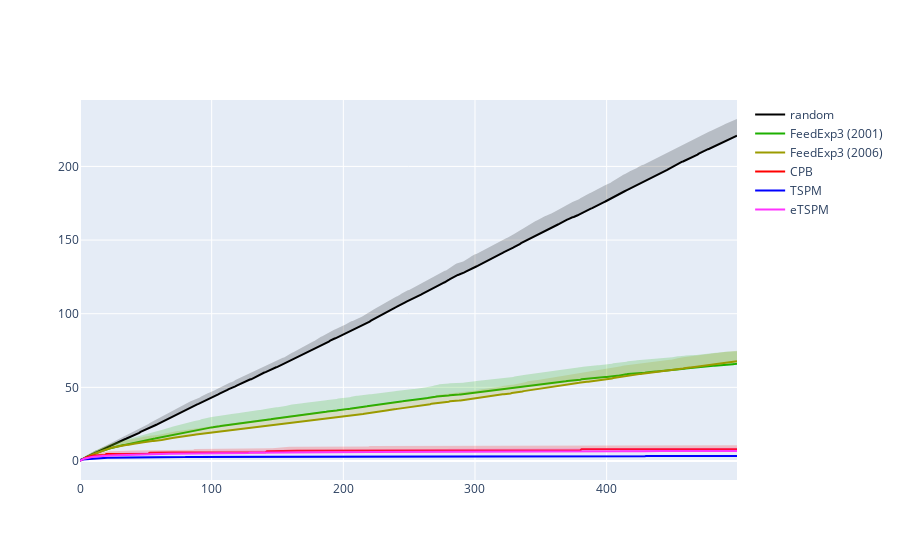
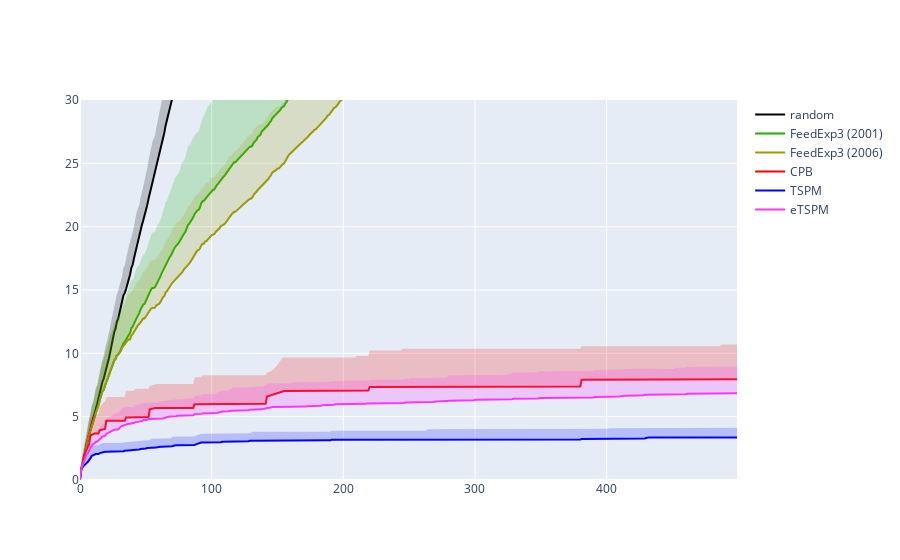

Notebook cell for these charts, in order:
### Code cell
import eTSPM

n_cores = 16
n_folds = 25
horizon = 500

outcome_distribution =  {'spam':0.05,'ham':0.95}

game = games.apple_tasting(False, outcome_distribution)

algos = [ random_algo.Random(  game, horizon, ), 
           feedexp3.FeedExp3(  game, horizon, ),
           feedexp3_v3.FeedExp3(  game, horizon, ),
           cpb.CPB(  game, horizon,),  TSPM.TSPM_alg(  game, horizon,), eTSPM.eTSPM_alg(  game, horizon,)    ] #TSPM.TSPM_alg(  game, horizon,), bpm.BPM(  game, horizon,  [0.5, 0.5 ], np.identity(2) ) ,

colors = [ [0,0,0], [29,176,0], [155,155,0], [255,0,0], [0,0,255] , [255,51,255]  ] #
labels = ['random', 'FeedExp3 (2001)', 'FeedExp3 (2006)', 'CPB',  'TSPM' ,'eTSPM'  ]  # 
fig = go.Figure( )

for alg, color, label in zip( algos, colors, labels):

    r,g,b = color
    result = evaluate_parallel(n_cores, n_folds, horizon, alg, game)
    regret = np.array([ game.delta(i) for i in range(game.n_actions) ]).T @ np.mean(result,0) 
    xcoords = np.arange(0,horizon,1).tolist()
    std = np.array([ game.delta(i) for i in range(game.n_actions) ]).T @ np.std(result,0) 
    upper_regret = regret + std

    fig.add_trace(go.Scatter(x=xcoords, y=regret, line=dict(color='rgb({},{},{})'.format(r,g,b)), mode='lines',  name=label )) # 

    fig.add_trace(   go.Scatter( x=xcoords+xcoords[::-1], y=upper_regret.tolist()+regret.tolist()[::-1],  fill='toself', fillcolor='rgba({},{},{},0.2)'.format(r,g,b), 
                         line=dict(color='rgba(255,255,255,0)'),   hoverinfo="skip",  showlegend=False )

    )
    
fig.show(legend=True)
fig.update_yaxes(range=[0, 30] )
fig.show()

### Figure 1 — Plotly figure (JSON) as saved in the notebook; plotly's stock layout.template omitted (floating-point values rounded to 4 significant figures; data arrays with more than 128 entries replaced by an {"elided": "..."} marker saying what was removed)
{"data": [{"line": {"color": "rgb(0,0,0)"}, "mode": "lines", "name": "random", "x": {"elided": "500 int values"}, "y": {"elided": "500 float values"}, "type": "scatter"}, {"fill": "toself", "fillcolor": "rgba(0,0,0,0.2)", "hoverinfo": "skip", "line": {"color": "rgba(255,255,255,0)"}, "showlegend": false, "x": {"elided": "1000 int values"}, "y": {"elided": "1000 float values"}, "type": "scatter"}, {"line": {"color": "rgb(29,176,0)"}, "mode": "lines", "name": "FeedExp3 (2001)", "x": {"elided": "500 int values"}, "y": {"elided": "500 float values"}, "type": "scatter"}, {"fill": "toself", "fillcolor": "rgba(29,176,0,0.2)", "hoverinfo": "skip", "line": {"color": "rgba(255,255,255,0)"}, "showlegend": false, "x": {"elided": "1000 int values"}, "y": {"elided": "1000 float values"}, "type": "scatter"}, {"line": {"color": "rgb(155,155,0)"}, "mode": "lines", "name": "FeedExp3 (2006)", "x": {"elided": "500 int values"}, "y": {"elided": "500 float values"}, "type": "scatter"}, {"fill": "toself", "fillcolor": "rgba(155,155,0,0.2)", "hoverinfo": "skip", "line": {"color": "rgba(255,255,255,0)"}, "showlegend": false, "x": {"elided": "1000 int values"}, "y": {"elided": "1000 float values"}, "type": "scatter"}, {"line": {"color": "rgb(255,0,0)"}, "mode": "lines", "name": "CPB", "x": {"elided": "500 int values"}, "y": {"elided": "500 float values"}, "type": "scatter"}, {"fill": "toself", "fillcolor": "rgba(255,0,0,0.2)", "hoverinfo": "skip", "line": {"color": "rgba(255,255,255,0)"}, "showlegend": false, "x": {"elided": "1000 int values"}, "y": {"elided": "1000 float values"}, "type": "scatter"}, {"line": {"color": "rgb(0,0,255)"}, "mode": "lines", "name": "TSPM", "x": {"elided": "500 int values"}, "y": {"elided": "500 float values"}, "type": "scatter"}, {"fill": "toself", "fillcolor": "rgba(0,0,255,0.2)", "hoverinfo": "skip", "line": {"color": "rgba(255,255,255,0)"}, "showlegend": false, "x": {"elided": "1000 int values"}, "y": {"elided": "1000 float values"}, "type": "scatter"}, {"line": {"color": "rgb(255,51,255)"}, "mode": "lines", "name": "eTSPM", "x": {"elided": "500 int values"}, "y": {"elided": "500 float values"}, "type": "scatter"}, {"fill": "toself", "fillcolor": "rgba(255,51,255,0.2)", "hoverinfo": "skip", "line": {"color": "rgba(255,255,255,0)"}, "showlegend": false, "x": {"elided": "1000 int values"}, "y": {"elided": "1000 float values"}, "type": "scatter"}], "layout": {}}

### Figure 2 — Plotly figure (JSON) as saved in the notebook; plotly's stock layout.template omitted (floating-point values rounded to 4 significant figures; data arrays with more than 128 entries replaced by an {"elided": "..."} marker saying what was removed)
{"data": [{"line": {"color": "rgb(0,0,0)"}, "mode": "lines", "name": "random", "x": {"elided": "500 int values"}, "y": {"elided": "500 float values"}, "type": "scatter"}, {"fill": "toself", "fillcolor": "rgba(0,0,0,0.2)", "hoverinfo": "skip", "line": {"color": "rgba(255,255,255,0)"}, "showlegend": false, "x": {"elided": "1000 int values"}, "y": {"elided": "1000 float values"}, "type": "scatter"}, {"line": {"color": "rgb(29,176,0)"}, "mode": "lines", "name": "FeedExp3 (2001)", "x": {"elided": "500 int values"}, "y": {"elided": "500 float values"}, "type": "scatter"}, {"fill": "toself", "fillcolor": "rgba(29,176,0,0.2)", "hoverinfo": "skip", "line": {"color": "rgba(255,255,255,0)"}, "showlegend": false, "x": {"elided": "1000 int values"}, "y": {"elided": "1000 float values"}, "type": "scatter"}, {"line": {"color": "rgb(155,155,0)"}, "mode": "lines", "name": "FeedExp3 (2006)", "x": {"elided": "500 int values"}, "y": {"elided": "500 float values"}, "type": "scatter"}, {"fill": "toself", "fillcolor": "rgba(155,155,0,0.2)", "hoverinfo": "skip", "line": {"color": "rgba(255,255,255,0)"}, "showlegend": false, "x": {"elided": "1000 int values"}, "y": {"elided": "1000 float values"}, "type": "scatter"}, {"line": {"color": "rgb(255,0,0)"}, "mode": "lines", "name": "CPB", "x": {"elided": "500 int values"}, "y": {"elided": "500 float values"}, "type": "scatter"}, {"fill": "toself", "fillcolor": "rgba(255,0,0,0.2)", "hoverinfo": "skip", "line": {"color": "rgba(255,255,255,0)"}, "showlegend": false, "x": {"elided": "1000 int values"}, "y": {"elided": "1000 float values"}, "type": "scatter"}, {"line": {"color": "rgb(0,0,255)"}, "mode": "lines", "name": "TSPM", "x": {"elided": "500 int values"}, "y": {"elided": "500 float values"}, "type": "scatter"}, {"fill": "toself", "fillcolor": "rgba(0,0,255,0.2)", "hoverinfo": "skip", "line": {"color": "rgba(255,255,255,0)"}, "showlegend": false, "x": {"elided": "1000 int values"}, "y": {"elided": "1000 float values"}, "type": "scatter"}, {"line": {"color": "rgb(255,51,255)"}, "mode": "lines", "name": "eTSPM", "x": {"elided": "500 int values"}, "y": {"elided": "500 float values"}, "type": "scatter"}, {"fill": "toself", "fillcolor": "rgba(255,51,255,0.2)", "hoverinfo": "skip", "line": {"color": "rgba(255,255,255,0)"}, "showlegend": false, "x": {"elided": "1000 int values"}, "y": {"elided": "1000 float values"}, "type": "scatter"}], "layout": {"yaxis": {"range": [0, 30]}}}
